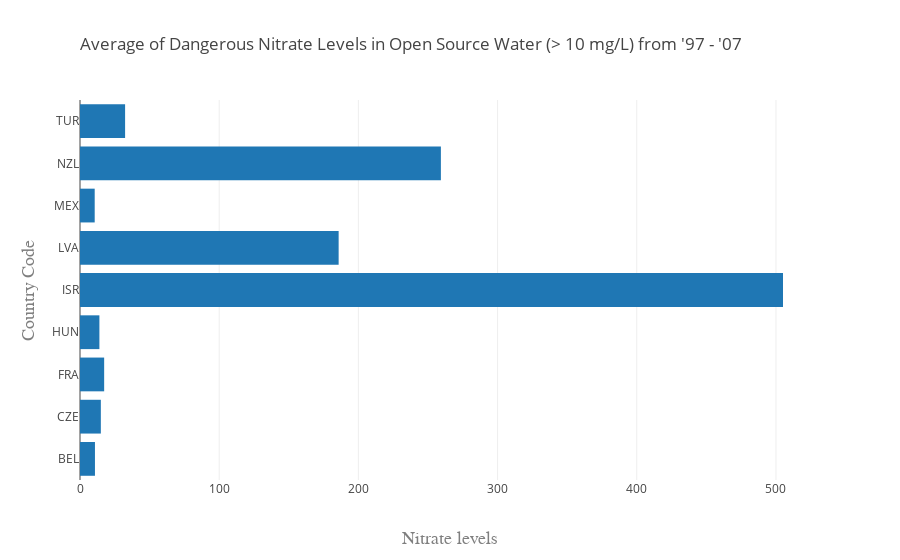

Notebook code cell kept with this figure:
### Code cell
data = [go.Bar(
            x= x_axis_water,
            y= y_axis_water, 
            orientation= 'h')]

layout = go.Layout(
    title=go.layout.Title(
        text="Average of Dangerous Nitrate Levels in Open Source Water (> 10 mg/L) from '97 - '07",
        xref="paper",
        x=0
    ),
    xaxis=go.layout.XAxis(
        title=go.layout.xaxis.Title(
            text="Nitrate levels",
            font=dict(
                family="Arial, monospace",
                size=18,
                color="#7f7f7f"
            )
        )
    ),
    yaxis=go.layout.YAxis(
        title=go.layout.yaxis.Title(
            text="Country Code",
            font=dict(
                family="Arial, monospace",
                size=18,
                color="#7f7f7f"
            )
        )
    )
)


fig = go.Figure(data= data, layout=layout)
py.offline.iplot(plt)   

fig.write_image("../Images/Nitrate_Water.png")


## required conda install
##conda install -c plotly plotly-orca psutil requests

### Figure 1 — Plotly figure (JSON) as saved in the notebook; plotly's stock layout.template omitted (floating-point values rounded to 4 significant figures)
{"data": [{"orientation": "h", "type": "bar", "uid": "4b432c2e-771b-40b4-80a6-a65904a73c56", "x": [10.75, 14.97, 17.36, 13.94, 505.1, 185.8, 10.56, 259.3, 32.4], "y": ["BEL", "CZE", "FRA", "HUN", "ISR", "LVA", "MEX", "NZL", "TUR"]}], "layout": {"title": {"text": "Average of Dangerous Nitrate Levels in Open Source Water (> 10 mg/L) from '97 - '07", "x": 0, "xref": "paper"}, "xaxis": {"title": {"font": {"color": "#7f7f7f", "family": "Arial, monospace", "size": 18}, "text": "Nitrate levels"}}, "yaxis": {"title": {"font": {"color": "#7f7f7f", "family": "Arial, monospace", "size": 18}, "text": "Country Code"}}}}
